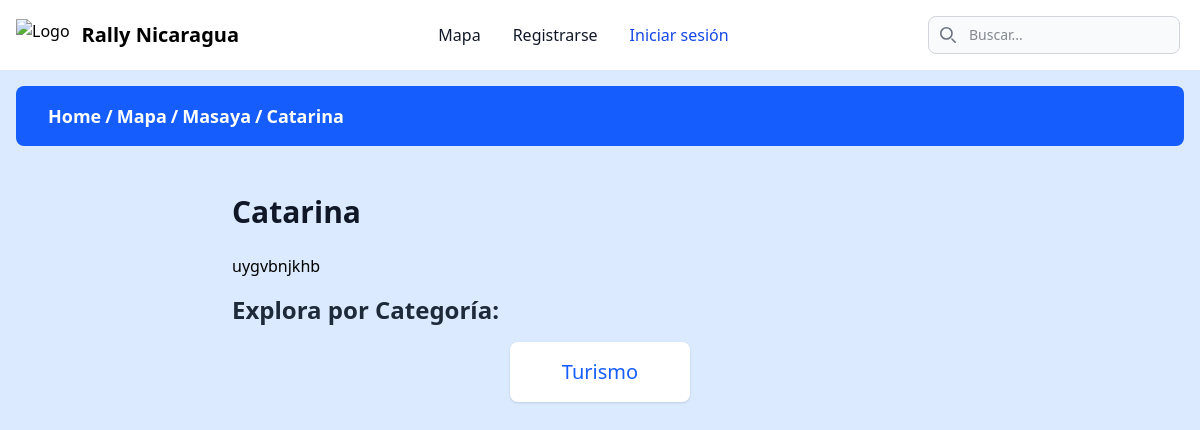
Screenshot of /home/maps/municipality/catarina/ with the database file from the repository.
### page/models.py (models this page shows, shortened)
class Department(models.Model):
    name = models.CharField("Nombre", max_length=100, unique=True)
    description = models.TextField("Descripción", blank=True, null=True)
    slug = models.SlugField(max_length=120, unique=True, blank=True, help_text="Versión del nombre para URLs amigables.")
    def get_absolute_url(self):
        return reverse('maps-department', kwargs={'department_slug': self.slug})
    class Meta:
        verbose_name = "Departamento"
        verbose_name_plural = "Departamentos"
        ordering = ['name']

class Municipality(models.Model):
    name = models.CharField("Nombre", max_length=100)
    description = models.TextField("Descripción", blank=True, null=True)
    department = models.ForeignKey(Department, on_delete=models.CASCADE, related_name='municipalities', verbose_name="Departamento")
    slug = models.SlugField(max_length=120, unique=True, blank=True, help_text="Versión del nombre para URLs amigables. Se genera automáticamente.")
    def get_absolute_url(self):
        return reverse('municipality-detail', kwargs={'municipality_slug': self.slug})
    class Meta:
        verbose_name = "Municipio"
        verbose_name_plural = "Municipios"
        unique_together = ('name', 'department')
        ordering = ['department__name', 'name']

class Category(models.Model):
    name = models.CharField("Nombre", max_length=100, unique=True)
    slug = models.SlugField(max_length=120, unique=True, blank=True, help_text="Versión del nombre para URLs amigables.")
    description = models.TextField("Descripción", blank=True, null=True)
    class Meta:
        verbose_name = "Categoría"
        verbose_name_plural = "Categorías"
        ordering = ['name']

### page/views.py (the view)
# urls.py: path('home/maps/municipality/<slug:municipality_slug>/', municipality_detail, name='municipality-detail'),
def municipality_detail(request, municipality_slug):
    municipality = get_object_or_404(Municipality, slug=municipality_slug)
    category_pages = CategoryPage.objects.filter(municipality=municipality).select_related('category')
    categories = [page.category for page in category_pages]
    return render(request, "page/municipality.html", {
        "municipality": municipality,
        "department": municipality.department,
        "categories": categories,
    })

### page/templates/page/municipality.html (shortened to what this page needs)
{% extends 'rally_nicaragua/base.html' %}
{% load breadcrumbs %}
{% load static %}
{% block content %}
{% render_breadcrumb %}
<div class="container mx-auto px-4 py-8 max-w-3xl">
    <h2 class="text-3xl font-extrabold text-gray-900 mb-6">
        {{ municipality.name }}
    </h2>
    {% if municipality.description %}
    <div>
        {{ municipality.description|safe }}
    </div>
    {% endif %}
    {% if categories %}
    <h3 class="text-2xl font-semibold text-gray-800 my-4">Explora por Categoría:</h3>
    <ul class="flex justify-center items-center flex-wrap gap-4">
        {% for category in categories %}
        <li
            class="bg-white rounded-lg shadow-sm hover:shadow-md transition-shadow duration-200 flex-shrink-0 min-w-[180px] max-w-[250px]">
            <a href="{% url 'category-page' municipality_slug=municipality.slug category_slug=category.slug %}"
                class="block p-4 text-xl font-medium text-blue-600 hover:text-blue-800 w-full text-center">
                {{ category.name }}
            </a>
        </li>
        {% endfor %}
    </ul>
    {% else %}
    <p class="text-gray-600 italic mt-6">No hay contenido disponible para este municipio todavía.</p>
    {% endif %}
</div>
{% endblock %}

### templates/components/breadcrumb.html
<div class="flex justify-center items-center p-4  w-full z-20">
  <div
    class="flex justify-start items-center w-full max-w-7xl bg-blue-600 backdrop-blur-sm py-4 px-8 rounded-lg flex-wrap gap-1">
    {% for item in breadcrumb %}
    {% if item.url %}
    <a href="{{ item.url }}" class="text-white font-bold text-lg">{{ item.name }}</a>
    {% if not forloop.last %}
    <span class="text-white font-bold text-lg">/</span>
    {% endif %}
    {% else %}
    <span class="text-white font-bold text-lg">{{ item.name }}</span>
    {% endif %}
    {% endfor %}
  </div>
</div>

### rows the page displays
Department: name "Masaya"
Municipality: name "Catarina", name "Catarina", description "uygvbnjkhb"
Category: name "Turismo"

### other values shown
{{ item.name }} "Home" "Mapa"
